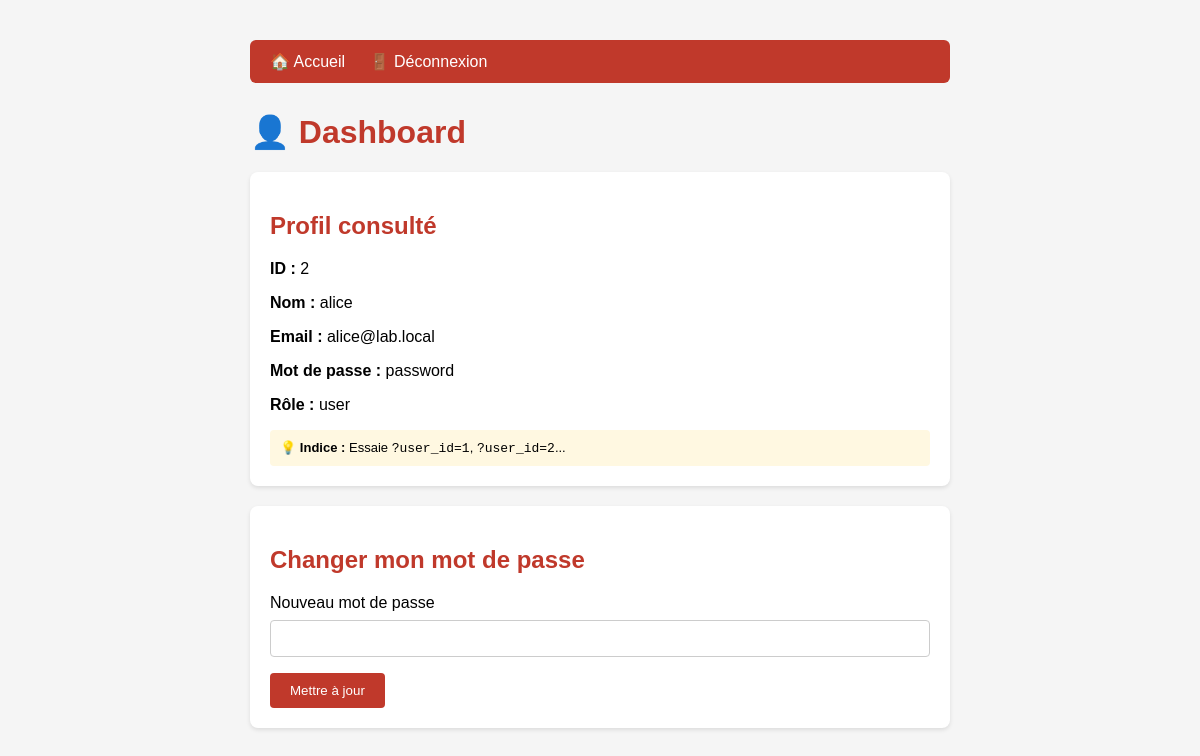
/dashboard.php?user_id=2 (signed in), run on the app's committed database.
### tables this page shows
CREATE TABLE users (
    id INT AUTO_INCREMENT PRIMARY KEY,
    username VARCHAR(50) NOT NULL,
    password VARCHAR(255) NOT NULL,   
    email VARCHAR(100) NOT NULL,
    role VARCHAR(20) DEFAULT 'user',
    created_at TIMESTAMP DEFAULT CURRENT_TIMESTAMP
);

### public/dashboard.php (the view, shortened to what this page needs)
<?php
$pdo = getDB();
$viewId = $_GET['user_id'] ?? $_SESSION['user_id'];
$stmt = $pdo->prepare("SELECT * FROM users WHERE id = ?");
$stmt->execute([$viewId]);
$profile = $stmt->fetch(PDO::FETCH_ASSOC);
?>
<!DOCTYPE html>
<html lang="fr">
<head>
</head>
<body>
<nav>
    <a href="index.php">🏠 Accueil</a>
    <a href="logout.php">🚪 Déconnexion</a>
</nav>
<h1>👤 Dashboard</h1>
<div class="card">
    <h2>Profil consulté</h2>
    <?php if ($profile): ?>
        <p><strong>ID :</strong> <?= $profile['id'] ?></p>
        <p><strong>Nom :</strong> <?= $profile['username'] ?></p>
        <p><strong>Email :</strong> <?= $profile['email'] ?></p>
        <p><strong>Mot de passe :</strong> <?= $profile['password'] ?></p>
        <p><strong>Rôle :</strong> <?= $profile['role'] ?></p>
    <?php endif; ?>
    <div class="hint">
        💡 <strong>Indice :</strong> Essaie <code>?user_id=1</code>, <code>?user_id=2</code>...
    </div>
</div>
<div class="card">
    <h2>Changer mon mot de passe</h2>
    <form method="POST">
        <label>Nouveau mot de passe</label>
        <input type="password" name="new_password" required>
        <button type="submit">Mettre à jour</button>
    </form>
</div>
</body>
</html>

### public/dashboard.php (style rules this page uses)
body { font-family: Arial, sans-serif; max-width: 700px; margin: 40px auto; padding: 0 20px; background: #f5f5f5; }
nav { background: #c0392b; padding: 12px 20px; border-radius: 6px; margin-bottom: 30px; }
nav a { color: white; text-decoration: none; margin-right: 20px; }
.card { background: white; border-radius: 8px; padding: 20px; margin-bottom: 20px; box-shadow: 0 2px 4px rgba(0,0,0,.1); }
input { width: 100%; padding: 10px; margin: 8px 0 16px; border: 1px solid #ccc; border-radius: 4px; box-sizing: border-box; }
button { background: #c0392b; color: white; border: none; padding: 10px 20px; border-radius: 4px; cursor: pointer; }
h1,h2 { color: #c0392b; }
.hint { background: #fff8e1; padding: 10px; border-radius: 4px; font-size: 13px; margin-top: 10px; }

### data on the page
users: id "2", username "alice", email "alice@lab.local", password "password", role "user"
